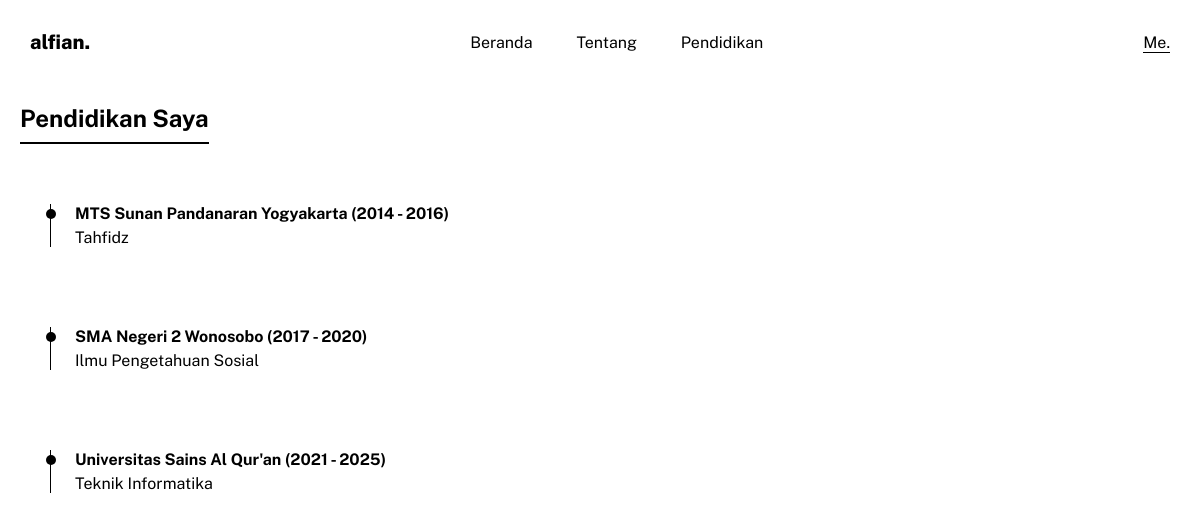
The page /pendidikan.php on the database its author committed.
### tables this page shows
CREATE TABLE `pendidikan` (
  `id` int(11) NOT NULL,
  `jenjang` varchar(100) NOT NULL,
  `tahun` text NOT NULL,
  `jurusan` varchar(100) NOT NULL
);

### pendidikan.php (the view)
<?php
    include 'db/koneksi.php';
    include 'template/header.php';
    include 'template/navbar/navbar.php';
?>
<article>
  <h2>Pendidikan Saya</h2>
  <?php
      $sql = "SELECT * FROM pendidikan";
      $result = $conn->query($sql);
      while($data = $result->fetch_assoc()){
        echo "
        <section class='timeline-section'>
        <div class='timeline-items'>
          <div class='timeline-item'>
            <div class='timeline-dot'></div>
            <div class='timeline-title'> " . $data['jenjang'] . "  (" .  $data['tahun'] . ")</div>
            <div class='timeline-degrees'> " . $data['jurusan'] . " </div>
          </div>
        </div>
      </section>
        ";
      }
  ?>
</article>

### template/header.php
<?php
echo '
<!DOCTYPE html>
<html lang="en">
<head>
<meta charset="UTF-8" />
<meta http-equiv="X-UA-Compatible" content="IE=edge" />
<meta name="viewport" content="width=device-width, initial-scale=1.0" />
<link rel="preconnect" href="https://fonts.googleapis.com" />
<link rel="preconnect" href="https://fonts.gstatic.com" crossorigin />
<link
    href="https://fonts.googleapis.com/css2?family=Public+Sans:wght@100;200;300;400;600;700;800&display=swap"
    rel="stylesheet"
/>
<link rel="stylesheet" href="assets/css/style.css" />
<title>Al Fiansyah | Portofolio</title>
</head>
<body>
';
?>

### template/navbar/navbar.php
<?php
echo '
<header>
    <div class="logo">alfian.</div>
    <nav>
    <a href="index.php">Beranda</a>
    <a href="tentang.php">Tentang</a>
    <a href="pendidikan.php">Pendidikan</a>
    </nav>
    <div class="btn-login">
    <a href="login.php">Me.</a>
    </div>
</header>
';
?>

### assets/css/style.css (style rules this page uses)
* { margin: 0; padding: 0; box-sizing: border-box; }
html { scroll-behavior: smooth; }
body { font-family: "Public Sans", sans-serif; }
header { display: flex; justify-content: space-between; align-items: center; padding: 30px; position: sticky; top: 0; background-color: rgba(255, 255, 255, 0.767); backdrop-filter: blur(5px); z-index: 99; }
header .logo { font-size: 20px; font-weight: 800; }
nav a { margin: 0 20px; color: black; text-decoration: none; }
.btn-login a { color: black; text-decoration: none; border-bottom: 1px solid black; }
article { margin-bottom: 40px; }
article:last-child { margin-bottom: 10px; }
article h2 { margin: 20px; border-bottom: 2px solid black; padding-bottom: 10px; width: max-content; }
.timeline-section { padding: 40px; }
.timeline-items { margin: auto; position: relative; }
.timeline-items::before { content: ""; position: absolute; width: 1px; height: 100%; background-color: rgb(0, 0, 0); left: 10px; }
.timeline-item { margin-bottom: 30px; position: relative; }
.timeline-item:last-child { margin-bottom: 0; }
.timeline-item { padding-left: 35px; }
.timeline-dot { height: 10px; width: 10px; background-color: rgb(0, 0, 0); border-radius: 50%; position: absolute; left: 6px; top: 5px; }
.timeline-title { font-weight: 700; margin-bottom: 5px; }

### rows shown on the page
pendidikan: jenjang "MTS Sunan Pandanaran Yogyakarta", tahun "2014 - 2016", jurusan "Tahfidz"
pendidikan: jenjang "SMA Negeri 2 Wonosobo", tahun "2017 - 2020", jurusan "Ilmu Pengetahuan Sosial"
pendidikan: jenjang "Universitas Sains Al Qur'an", tahun "2021 - 2025", jurusan "Teknik Informatika"
